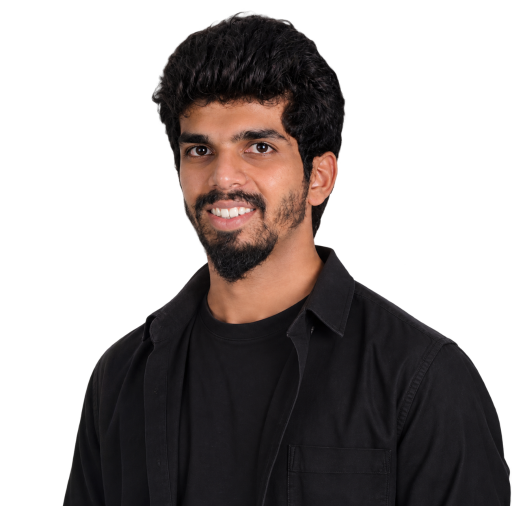
#> input picture assets/richard-portrait.png, 1024 x 1012 px, found by its file name (shown at 1/2 size)
$ python build_premium_hero_and_portrait.py
#> lines starting #> are read from the running program, lines starting #| are printed output that depends on the picture
import os
import math
import random
import numpy as np
from PIL import Image, ImageDraw, ImageFont, ImageFilter

def build_premium_hero_and_portrait():
    print("==================================================")
    print("STARTING PREMIUM HERO & PORTRAIT GENERATION")
    print("==================================================")

    # 1. Load original high-resolution portrait
    orig_path = 'assets/richard-portrait.png'
    assert os.path.exists(orig_path), f"Original portrait not found at {orig_path}"
    orig_im = Image.open(orig_path).convert('RGBA')
#> orig_im is the input picture: PIL image 1024x1012 RGBA; mean R, G, B, A 25.4, 19.5, 18.4, 119.6
    w_orig, h_orig = orig_im.size
#> w_orig = 1024; h_orig = 1012
    print(f"Original portrait loaded: {w_orig}x{h_orig} RGBA")
#| Original portrait loaded: 1024x1012 RGBA

    # Crop tightly to non-empty alpha bounding box with 6px padding
    arr_orig = np.array(orig_im, dtype=np.float32)
    alpha_channel = arr_orig[:, :, 3]
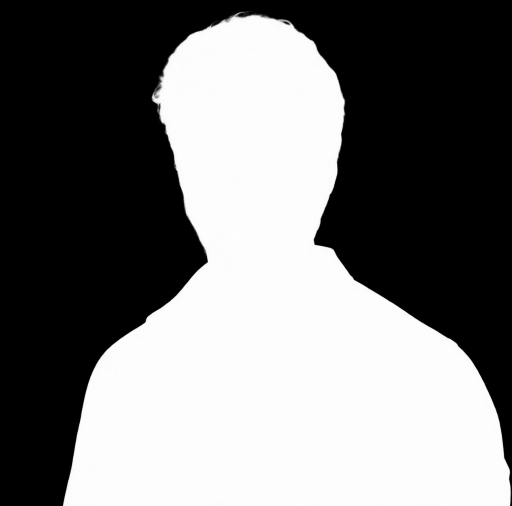
#> alpha_channel: shape (1012, 1024) float32 (shown at 1/2 size); min 0, max 254, mean 119.6
    row_mask = (alpha_channel > 5).sum(axis=1) > 0
    col_mask = (alpha_channel > 5).sum(axis=0) > 0
    r_min, r_max = np.where(row_mask)[0][[0, -1]]
#> r_min = 21; r_max = 1011
    c_min, c_max = np.where(col_mask)[0][[0, -1]]
#> c_min = 125; c_max = 1023
    r_min = max(0, r_min - 6)
#> r_min = 15
    r_max = min(h_orig - 1, r_max + 6)
    c_min = max(0, c_min - 6)
#> c_min = 119
    c_max = min(w_orig - 1, c_max + 6)

    cropped_arr = arr_orig[r_min:r_max+1, c_min:c_max+1].copy()
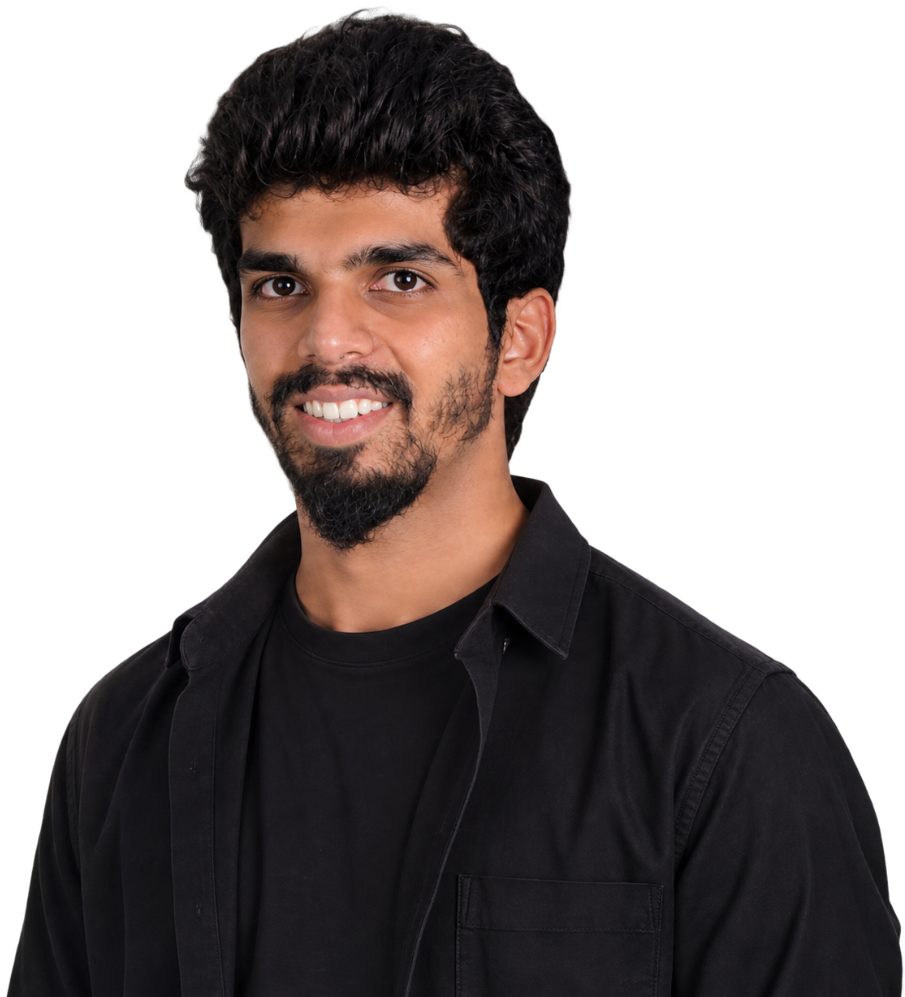
#> cropped_arr: shape (997, 905, 4) float32; mean R, G, B, A 29.2, 22.4, 21.2, 137.9; transparent parts drawn white
    ch, cw, _ = cropped_arr.shape
#> ch = 997; cw = 905
    print(f"Tightly cropped portrait size: {cw}x{ch}")
#| Tightly cropped portrait size: 905x997

    # Lower torso natural alpha fade: bottom 22% smoothly eases to 0
    fade_start = int(ch * 0.78)
#> fade_start = 777
    fade_len = ch - fade_start
#> fade_len = 220
    t_fade = np.linspace(0.0, 1.0, fade_len, dtype=np.float32)
#> t_fade = 220 values from 0 to 1
    fade_curve = 0.5 * (1.0 + np.cos(np.pi * t_fade))

    for y_idx in range(fade_start, ch):
        cropped_arr[y_idx, :, 3] *= fade_curve[y_idx - fade_start]
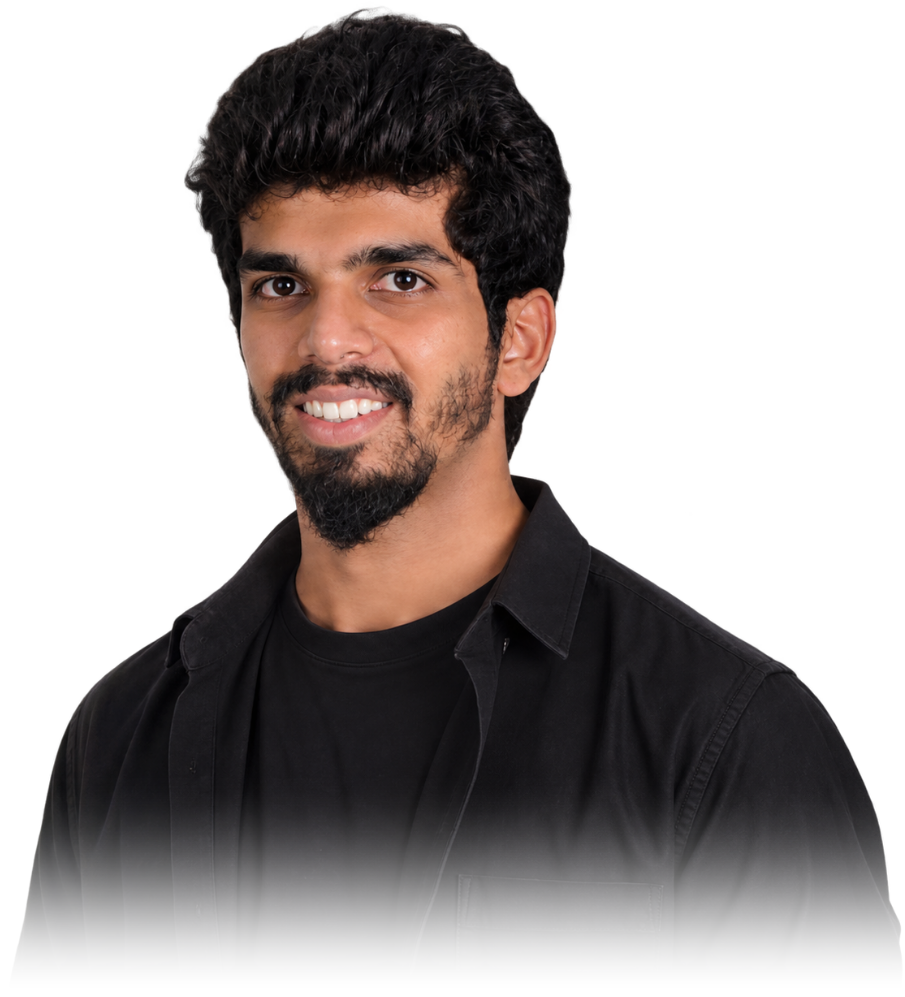
#> cropped_arr: shape (997, 905, 4) float32; mean R, G, B, A 29.2, 22.4, 21.2, 110.3; transparent parts drawn white

    # Subtle ambient rim lighting:
    cur_alpha = cropped_arr[:, :, 3] / 255.0
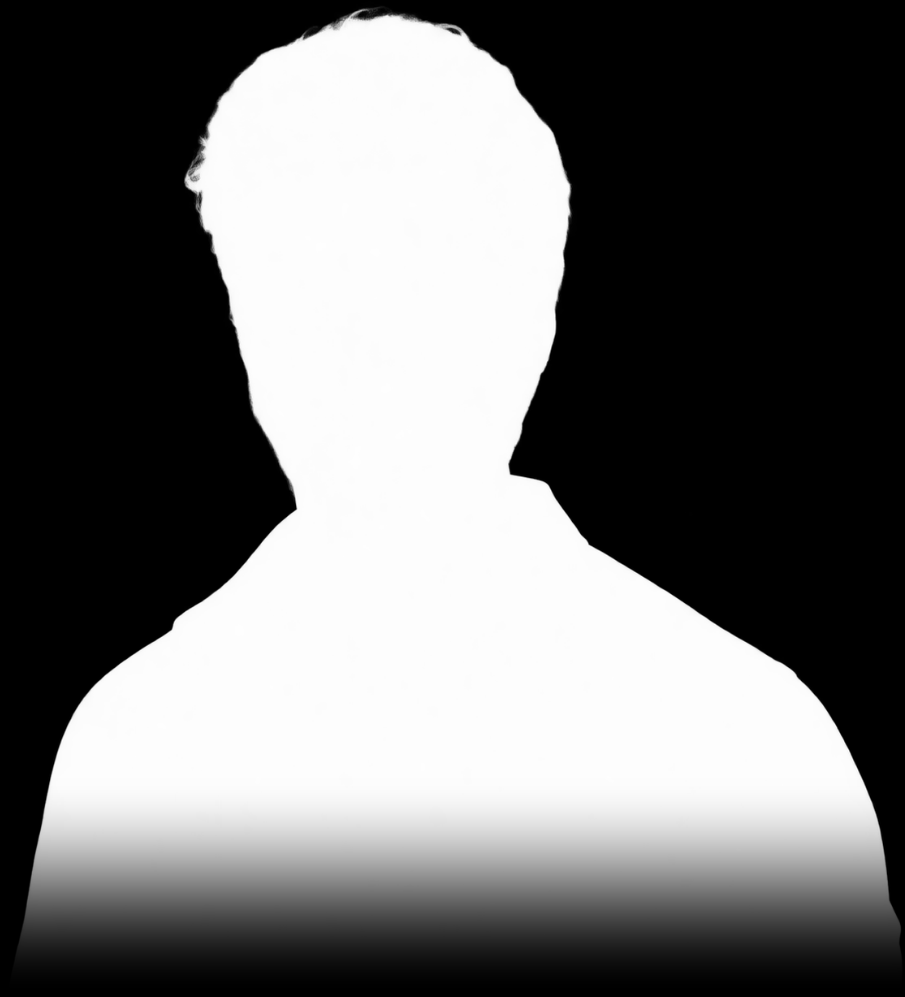
#> cur_alpha: shape (997, 905) float32; min 0, max 0.996, mean 0.433
    edge_x = np.zeros_like(cur_alpha)
    edge_x[:, 1:-1] = (cur_alpha[:, 2:] - cur_alpha[:, :-2]) / 2.0
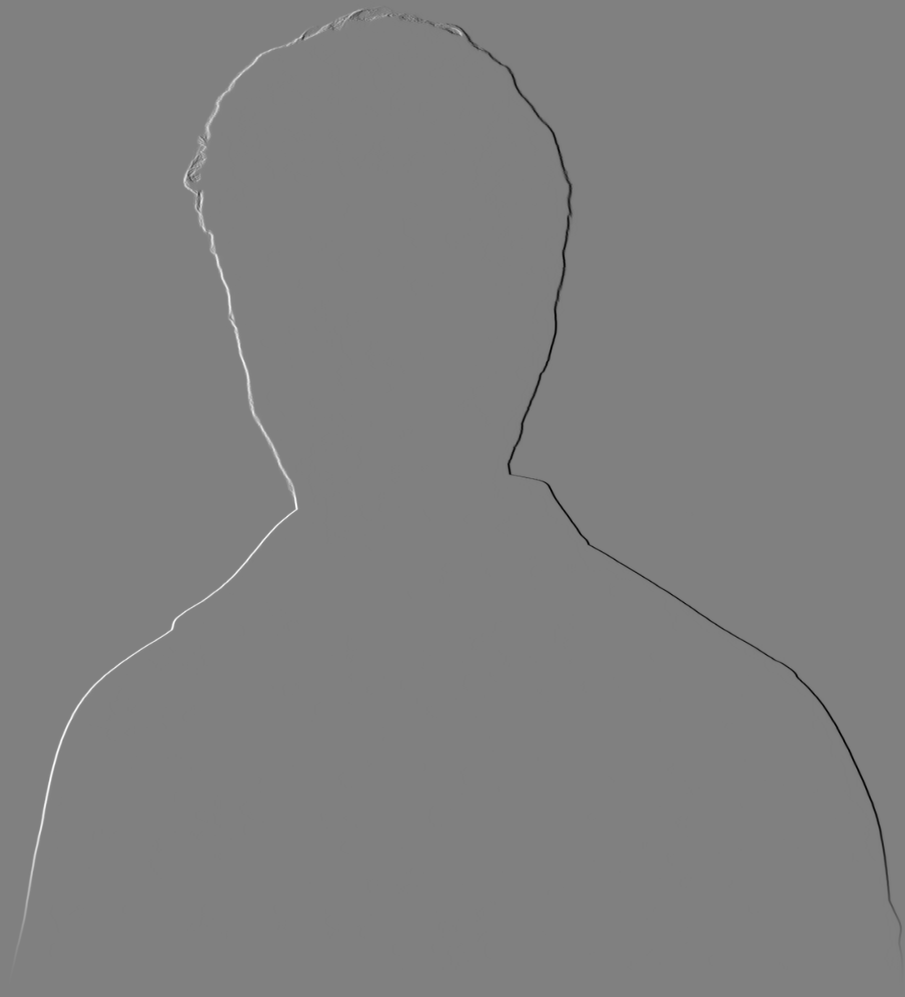
#> edge_x: shape (997, 905) float32; min -0.484, max 0.48, mean 8.72e-08; drawn with min black and max white
    right_rim = np.clip(-edge_x * 2.5, 0, 1.0) * (cur_alpha > 0.25)
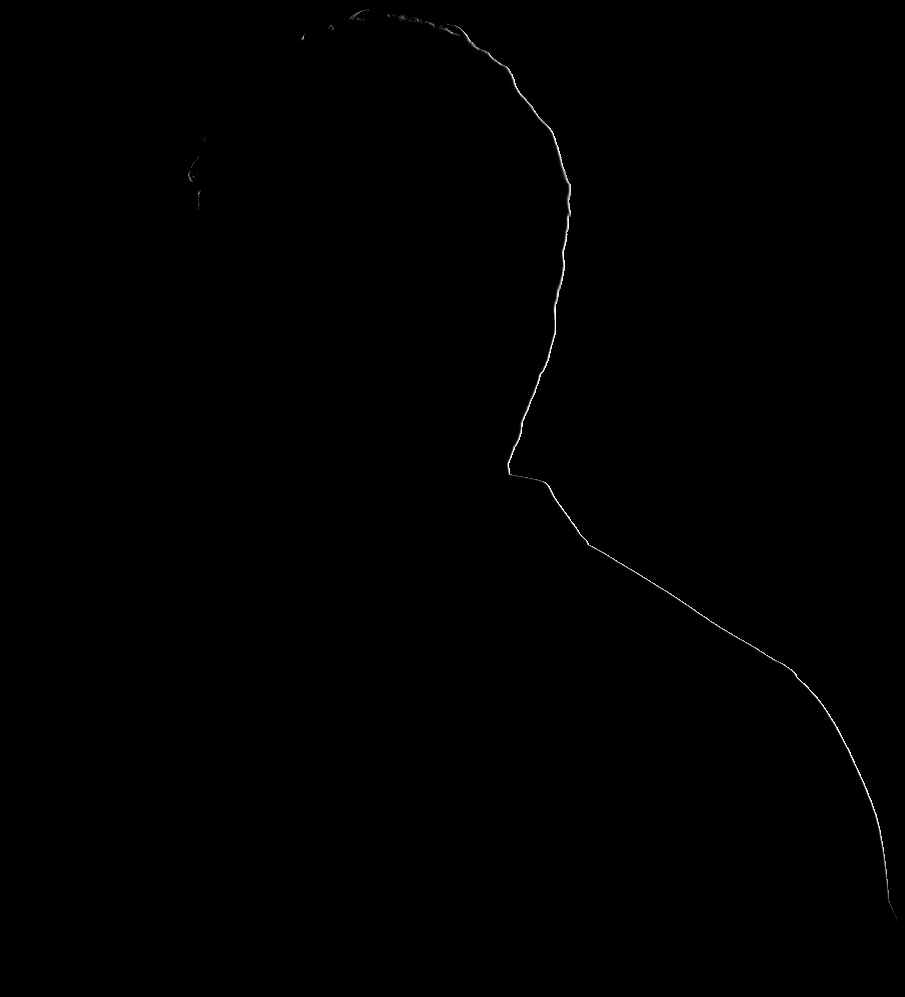
#> right_rim: shape (997, 905) float32; min 0, max 1, mean 0.00172
    left_rim = np.clip(edge_x * 2.5, 0, 1.0) * (cur_alpha > 0.25)

    right_rim_blur = np.array(
        Image.fromarray((right_rim * 255).astype(np.uint8)).filter(ImageFilter.GaussianBlur(radius=2.5)),
        dtype=np.float32
    ) / 255.0
    left_rim_blur = np.array(
        Image.fromarray((left_rim * 255).astype(np.uint8)).filter(ImageFilter.GaussianBlur(radius=2.5)),
        dtype=np.float32
    ) / 255.0

    # Tint rims subtly
    for c, val in enumerate([34, 211, 238]):  # Cyan
        cropped_arr[:, :, c] = np.clip(cropped_arr[:, :, c] + right_rim_blur * val * 0.14, 0, 255)
    for c, val in enumerate([139, 92, 246]):  # Violet
        cropped_arr[:, :, c] = np.clip(cropped_arr[:, :, c] + left_rim_blur * val * 0.12, 0, 255)

    static_portrait = Image.fromarray(np.clip(cropped_arr, 0, 255).astype(np.uint8), mode='RGBA')
    static_portrait.save('assets/richard-portrait-static.png', format='PNG')
    print("Saved high-resolution assets/richard-portrait-static.png")

    # Target portrait placement in hero:
    # x=640, y=26, width=336, height=378 (120px clearance from left text!)
    pw, ph = 336, 378
    portrait_resized = static_portrait.resize((pw, ph), Image.Resampling.LANCZOS)
    port_arr = np.array(portrait_resized)

    # Base hero canvas (1000x420)
#> (the run stopped early here; a loop or call above may not have finished)
